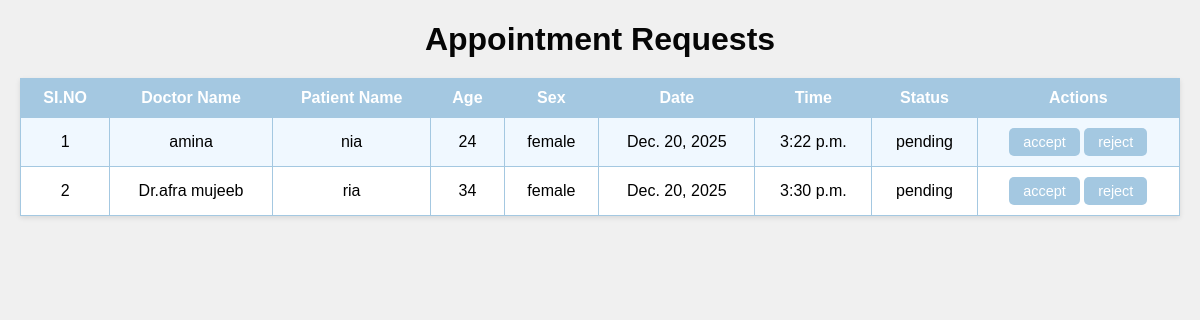
/doctorappointment, run on an earlier commit of the app's database.
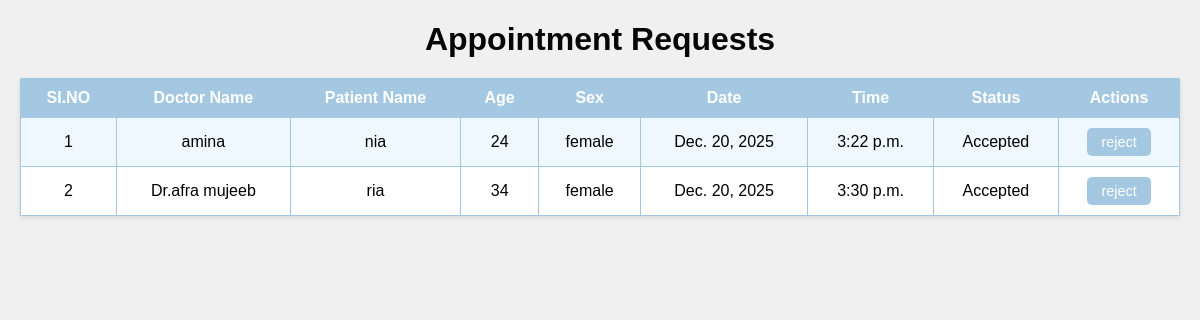
And on a later commit of the database.
### RenalGuideApp/models.py (models this page shows)
class AppointmentTable(models.Model):
    date=models.DateField(null=True,blank=True)
    time=models.TimeField(null=True,blank=True)
    DOCTORID = models.ForeignKey(DoctorTable, on_delete=models.CASCADE, null=True, blank=True)
    PATIENTID=models.ForeignKey(PatientTable,on_delete=models.CASCADE, null=True,blank=True)
    bookingdate = models.DateTimeField(auto_now_add=True, blank=True, null=True)
    status = models.CharField(max_length=100, null=True, blank=True)

class DoctorTable(models.Model):
    name=models.CharField(max_length=30,null=True,blank=True)
    age=models.IntegerField(null=True,blank=True)
    phonenumber=models.BigIntegerField(null=True,blank=True)
    sex=models.CharField(max_length=30,null=True,blank=True)
    email=models.CharField(null=True,blank=True)
    image=models.FileField()
    qualification=models.CharField(max_length=30,null=True,blank=True)
    experience=models.IntegerField(null=True,blank=True)
    LOGINID=models.ForeignKey(LoginTable,on_delete=models.CASCADE, null=True,blank=True)

class PatientTable(models.Model):
    name=models.CharField(max_length=30,null=True,blank=True)
    age=models.IntegerField(null=True,blank=True)
    sex=models.CharField(max_length=30,null=True,blank=True)
    bloodgroup=models.CharField(max_length=30,null=True,blank=True)
    diagnosis=models.CharField(max_length=30,null=True,blank=True)
    CARETAKERID=models.ForeignKey(CaretakerTable,on_delete=models.CASCADE, null=True,blank=True)

### RenalGuideApp/views.py (the view)
# urls.py: path('doctorappointment', manageappoinment.as_view(), name="doctorappointment"),
class manageappoinment(View):
    def get(self, request):
        c = AppointmentTable.objects.all()
        return render(request, 'administration/doctorappointment.html',{'appoinment':c})

### templates/administration/doctorappointment.html (shortened to what this page needs)
<!DOCTYPE html>
<html lang="en">
<head>
</head>
<body>
    <h1>Appointment Requests</h1>
    <table>
        <tr>
            <th>SI.NO</th>
            <th>Doctor Name</th>
            <th>Patient Name</th>
            <th>Age</th>
            <th>Sex</th>
            <th>Date</th>
            <th>Time</th>
            <th>Status</th>
            <th>Actions</th>
        </tr>
        {% for i in appoinment %}
        <tr>
            <td data-label="SI.NO">{{forloop.counter}}</td>
            <td data-label="Doctor Name">{{i.DOCTORID.name}}</td>
            <td data-label="Patient Name">{{i.PATIENTID.name}}</td>
            <td data-label="Age">{{i.PATIENTID.age}}</td>
            <td data-label="Sex">{{i.PATIENTID.sex}}</td>
            <td data-label="Date">{{i.date}}</td>
            <td data-label="Time">{{i.time}}</td>
            <td data-label="Status">{{i.status}}</td>
            <td data-label="Actions">
                {% if i.status == "pending" %}
                    <a href="/acceptAppointment/{{i.id}}"><button>accept</button></a>
                    <a href="/rejectAppoinment/{{i.id}}"><button>reject</button></a>
                {% elif i.status == "rejected" %}
                    <a href="/acceptAppointment/{{i.id}}"><button>accept</button></a>
                {% else %}
                    <a href="/rejectAppoinment/{{i.id}}"><button>reject</button></a>
                {% endif %}
            </td>
        </tr>
        {% endfor %}
    </table>
</body>
</html>

What changed in the data, as far as the page shows it:
changed AppointmentTable "amina": status "pending" → "Accepted"; no longer shows "accept"
changed AppointmentTable "Dr.afra mujeeb": status "pending" → "Accepted"; no longer shows "accept"
